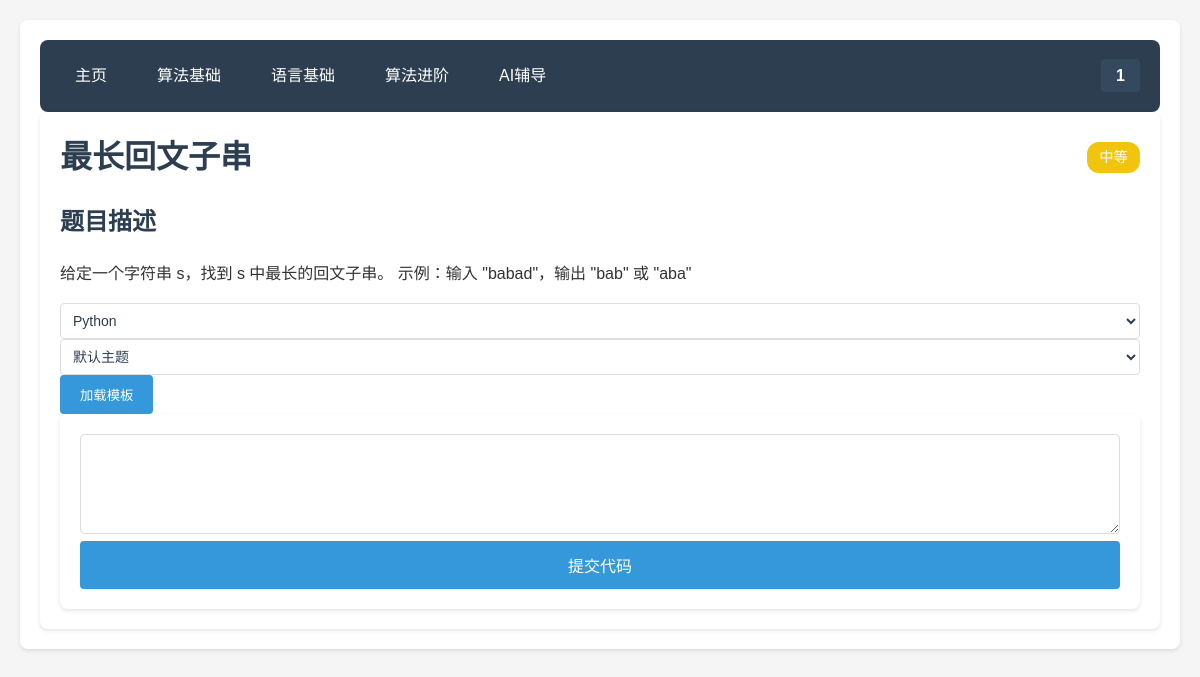
/problem/4 (signed in), run on the app's committed database.
### 1.py (models this page shows, shortened)
class User(db.Model):
    id = db.Column(db.Integer, primary_key=True)
    username = db.Column(db.String(80), unique=True, nullable=False)
    password_hash = db.Column(db.String(120), nullable=False)
    solved_problems = db.Column(db.Text, default='')  # 存储已解决的题目ID
    email = db.Column(db.String(120), default='')
    bio = db.Column(db.Text, default='')
    default_language = db.Column(db.String(20), default='python')
    editor_theme = db.Column(db.String(20), default='default')

class Problem(db.Model):
    id = db.Column(db.Integer, primary_key=True)
    title = db.Column(db.String(100), nullable=False)
    content = db.Column(db.Text, nullable=False)
    answer = db.Column(db.Text, nullable=False)
    difficulty = db.Column(db.Integer) # 1-简单, 2-中等, 3-困难
    standard_code = db.Column(db.Text, nullable=True) # 标准答案代码
    test_cases = db.Column(db.Text, nullable=True) # 测试用例，JSON格式存储

### 1.py (the view)
@app.route('/problem/<int:problem_id>')
@login_required
def problem_detail(problem_id):
    context = get_base_context(session['user_id'])
    problem = Problem.query.get_or_404(problem_id)
    context['problem'] = problem
    return render_template('problem_detail.html', **context)

### 1.py (called while the page is built)
def login_required(f):
    @wraps(f)
    def decorated_function(*args, **kwargs):
        if 'user_id' not in session:
            return redirect(url_for('login'))
        user = User.query.get(session['user_id'])
        if user is None:
            session.clear()
            return redirect(url_for('login'))
        return f(*args, **kwargs)
    return decorated_function

def calculate_user_level(solved_count):
    if solved_count < 5:
        return 1
    elif solved_count < 20:
        return 2
    elif solved_count < 50:
        return 3
    elif solved_count < 100:
        return 4
    else:
        return 5

def get_base_context(user_id):
    user = User.query.get(user_id)
    stats = get_user_stats(user_id)
    return {
        'current_user': user,
        'user_level': stats['user_level'],
        'solved_count': stats['solved_count'],
        'submission_count': stats['submission_count'],
        'pass_rate': stats['pass_rate']
    }

### templates/problem_detail.html (shortened to what this page needs)
{% extends "base.html" %}
{% block extra_head %}
    <link rel="stylesheet" href="https://cdnjs.cloudflare.com/ajax/libs/codemirror/5.65.2/codemirror.min.css">
    <link rel="stylesheet" href="https://cdnjs.cloudflare.com/ajax/libs/codemirror/5.65.2/theme/monokai.min.css">
    <link rel="stylesheet" href="https://cdnjs.cloudflare.com/ajax/libs/codemirror/5.65.2/theme/dracula.min.css">
    <link rel="stylesheet" href="https://cdnjs.cloudflare.com/ajax/libs/codemirror/5.65.2/theme/material.min.css">
    <link rel="stylesheet" href="https://cdnjs.cloudflare.com/ajax/libs/codemirror/5.65.2/theme/solarized.min.css">
    <link rel="stylesheet" href="https://cdnjs.cloudflare.com/ajax/libs/codemirror/5.65.2/theme/eclipse.min.css">
{% endblock %}
{% block content %}
    <div class="problem-detail">
        <div class="problem-header">
            <h1>{{ problem.title }}</h1>
            <span class="difficulty difficulty-{{ problem.difficulty }}">
                {{ '简单' if problem.difficulty == 1 else '中等' if problem.difficulty == 2 else '困难' }}
            </span>
        </div>
        <div class="problem-content">
            <h2>题目描述</h2>
            <p>{{ problem.content }}</p>
        </div>
        <div class="code-section">
            <div class="code-header">
                <select class="language-select">
                    <option value="python">Python</option>
                </select>
                <select class="theme-select">
                    <option value="default">默认主题</option>
                </select>
                <button onclick="loadTemplate()">加载模板</button>
            </div>
            <form action="{{ url_for('submit_answer') }}" method="post" id="submit-form">
                <textarea id="code-editor" name="code"></textarea>
                <button type="submit" class="submit-btn">提交代码</button>
            </form>
        </div>
    </div>
{% endblock %}

### templates/base.html (shortened to what this page needs)
<!DOCTYPE html>
<html>
<head>
    <link rel="stylesheet" href="https://cdnjs.cloudflare.com/ajax/libs/font-awesome/5.15.4/css/all.min.css">
    <link rel="stylesheet" href="{{ url_for('static', filename='style.css') }}">
    {% block extra_head %}{% endblock %}
</head>
<body>
    <div class="container">
        <nav>
            <div class="nav-left">
                <a href="{{ url_for('dashboard') }}" class="nav-item">主页</a>
                <a href="{{ url_for('algorithm_basic') }}" class="nav-item">算法基础</a>
                <a href="{{ url_for('language_basic') }}" class="nav-item">语言基础</a>
                <a href="{{ url_for('algorithm_advanced') }}" class="nav-item">算法进阶</a>
                <a href="{{ url_for('ai_tutor') }}" class="nav-item">AI辅导</a>
            </div>
            <div class="nav-right">
                {% if current_user %}
                <div class="user-menu">
                    <span class="username">{{ current_user.username }}</span>
                </div>
                {% else %}
                <div class="auth-links">
                    <a href="{{ url_for('login') }}" class="nav-item">登录</a>
                    <a href="{{ url_for('register') }}" class="nav-item">注册</a>
                </div>
                {% endif %}
            </div>
        </nav>
        {% block content %}{% endblock %}
    </div>
</body>
</html>

### static/style.css (style rules this page uses)
body { font-family: 'Microsoft YaHei', sans-serif; line-height: 1.6; margin: 0; padding: 20px; background-color: #f5f5f5; color: #333; }
.container { max-width: 1200px; margin: 0 auto; padding: 20px; background-color: white; border-radius: 8px; box-shadow: 0 2px 4px rgba(0, 0, 0, 0.1); }
nav { display: flex; justify-content: space-between; align-items: center; background-color: #2c3e50; padding: 15px 20px; border-radius: 8px; }
.nav-left, .nav-right { display: flex; align-items: center; gap: 20px; }
.nav-item { color: white; text-decoration: none; padding: 8px 15px; border-radius: 4px; transition: background-color 0.3s; }
.username { color: white; font-weight: bold; padding: 8px 15px; background-color: #34495e; border-radius: 4px; }
h1, h2, h3 { color: #2c3e50; margin-bottom: 20px; }
form { background-color: #fff; padding: 20px; border-radius: 8px; box-shadow: 0 2px 4px rgba(0, 0, 0, 0.1); }
input[type="text"], input[type="password"], textarea, select { width: 100%; padding: 8px; border: 1px solid #ddd; border-radius: 4px; box-sizing: border-box; }
textarea { min-height: 100px; }
button { background-color: #3498db; color: white; padding: 10px 20px; border: none; border-radius: 4px; cursor: pointer; transition: background-color 0.3s; }
.difficulty { display: inline-block; padding: 3px 8px; border-radius: 3px; font-size: 12px; color: white; }
.difficulty-2 { background-color: #f1c40f; }
.submit-btn { width: 100%; padding: 12px; background-color: #3498db; color: white; border: none; border-radius: 4px; cursor: pointer; font-size: 16px; transition: background-color 0.3s; }
.language-select, .theme-select { width: 100%; padding: 8px; border: 1px solid #ddd; border-radius: 4px; background-color: white; color: #2c3e50; font-size: 14px; }
.problem-detail { padding: 20px; background: white; border-radius: 8px; box-shadow: 0 2px 4px rgba(0, 0, 0, 0.1); }
.problem-header { display: flex; align-items: center; gap: 15px; margin-bottom: 20px; }
.problem-header h1 { margin: 0; flex: 1; }
.difficulty { padding: 4px 12px; border-radius: 12px; font-size: 0.9em; font-weight: 500; }
.user-menu { position: relative; cursor: pointer; }
.username { color: white; font-weight: bold; padding: 8px 15px; background-color: #34495e; border-radius: 4px; transition: background-color 0.3s; }

### data on the page
User: username "1"
Problem: title "最长回文子串", difficulty "中等", content "给定一个字符串 s，找到 s 中最长的回文子串。 示例：输入 \"babad\"，输出 \"bab\" 或 \"aba\""
